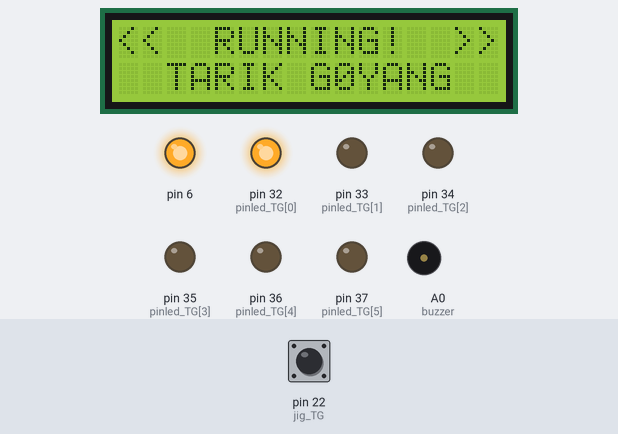
Bench run of a sketch on a simulated Arduino Mega 2560, built with avr-gcc and run on an emulated ATmega2560. On the bench: 16×2 character LCD, output pins drawn as LEDs (lit = HIGH), buzzer (waves = sounding, pin HIGH). Inputs (shaded band) come from the test bench; at power-on: pin 22 (jig_TG) HIGH. What the sketch prints to the serial monitor is not drawn.

Above: at 1.3 s.
1.4 s: pin 22 (jig_TG) pulled LOW for 0.15 s
At 1.9 s:
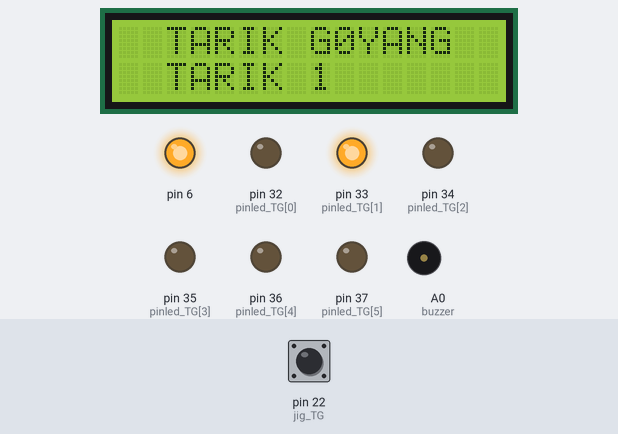
3.0 s: pin 22 (jig_TG) pulled LOW for 1 s
At 4.3 s:
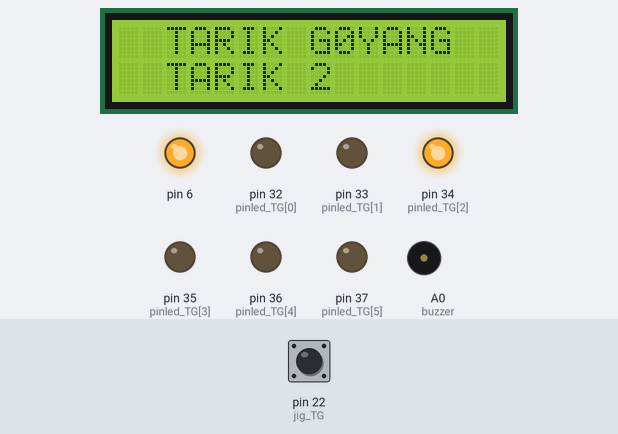
5.5 s: pin 22 (jig_TG) pulled LOW for 0.15 s
At 6.2 s:
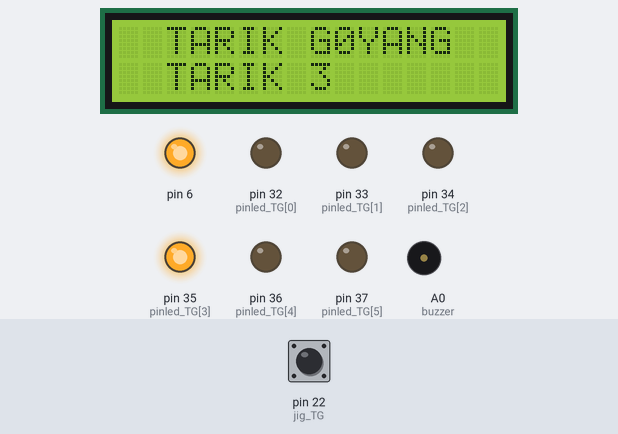
7.1 s: pin 22 (jig_TG) pulled LOW for 3.2 s
At 7.4 s:
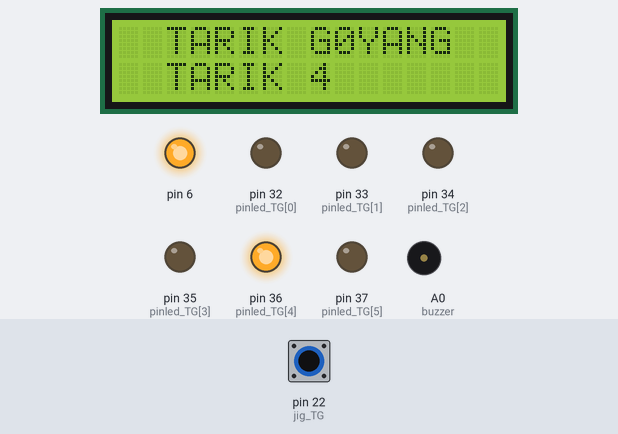
11.8 s: pin 22 (jig_TG) pulled LOW for 0.15 s
At 12.2 s:
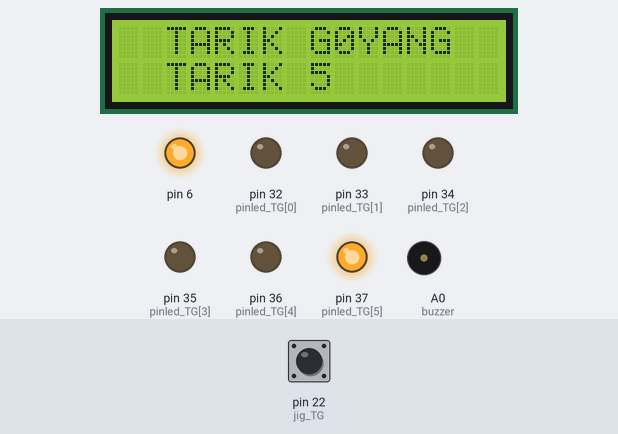
13.4 s: pin 22 (jig_TG) pulled LOW for 1 s
At 14.2 s:
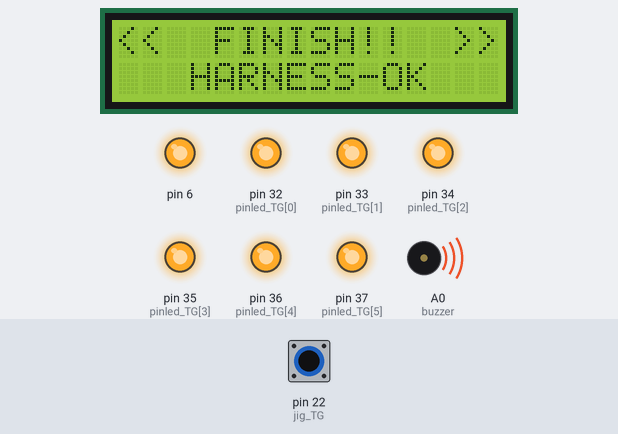
Timing chart, 0 to 16.4 s (numbered marks = the images above; inputs shaded):
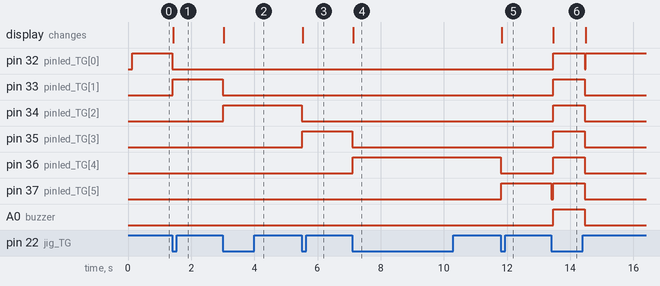

Measured:
- after the input at 1.4 s, pin 32 (pinled_TG[0]): HIGH → LOW at once; pin 33 (pinled_TG[1]): LOW → HIGH at once; the display: changes at once (image 1)
- after the input at 3.0 s, pin 33 (pinled_TG[1]): HIGH → LOW at once; pin 34 (pinled_TG[2]): LOW → HIGH at once; the display: changes at once (image 2)
- after the input at 5.5 s, pin 34 (pinled_TG[2]): HIGH → LOW at once; pin 35 (pinled_TG[3]): LOW → HIGH at once; the display: changes at once (image 3)
- after the input at 7.1 s, pin 35 (pinled_TG[3]): HIGH → LOW at once; pin 36 (pinled_TG[4]): LOW → HIGH at once; the display: changes at once (image 4)
- after the input at 11.8 s, pin 36 (pinled_TG[4]): HIGH → LOW at once; pin 37 (pinled_TG[5]): LOW → HIGH at once; the display: changes at once (image 5)
- after the input at 13.4 s, pin 32 (pinled_TG[0]): LOW → HIGH after 0.06 s, → LOW 1.0 s later, → HIGH 0.03 s later; pin 33 (pinled_TG[1]): LOW → HIGH after 0.06 s, → LOW 1.0 s later

The sketch:

C.ino
```cpp
#include <LiquidCrystal_I2C.h>
#include <Wire.h>
#include <EEPROM.h>
LiquidCrystal_I2C lcd(0x27, 16, 2);


#define jig_TG 22
#define buzzer A0

const int led_TG = 6;
const int pinled_TG[led_TG] = {32,33,34,35,36,37};
int count_TG = 0;


void setup() {
  Serial2.begin(115200);
  pinMode(6, OUTPUT);
  digitalWrite(6, HIGH);
  Wire.begin();
  lcd.begin();
  lcd.backlight();
  lcd.setCursor(0, 0);
  lcd.print("<<  BISMILLAH >>");
  lcd.setCursor(0, 1);
  lcd.print("<<   TARGET   >>");

  for (int i = 0; i < led_TG; i++)
  { pinMode(jig_TG, INPUT_PULLUP);
    pinMode(pinled_TG[i], OUTPUT);
  }
  pinMode(buzzer,OUTPUT);

  Serial.begin(9600);
  lcd.clear();
  lcd.setCursor(0, 0);
  lcd.print("<<  RUNNING!  >>");
  lcd.setCursor(0, 1);
  lcd.print("  TARIK G0YANG  ");
  digitalWrite(pinled_TG[0],HIGH);

}

void loop() {

  if(digitalRead(jig_TG)==LOW)
  {
    digitalWrite(pinled_TG[count_TG],LOW);
   count_TG++;
   lcd.setCursor(8, 1);
  lcd.print("                ");
   digitalWrite(pinled_TG[count_TG],HIGH);
  lcd.setCursor(0, 0);
  lcd.print("  TARIK G0YANG  ");
  lcd.setCursor(8, 1);
  lcd.print(count_TG);

  if(count_TG==6)
  {
    count_TG=0;
    finish();
   }
   delay(500);
   while(digitalRead(jig_TG)==LOW);
  Serial.print("  TARIK G0YANG  ");
    Serial.print(count_TG);
    Serial.println(" kali ");
  }

  /*
  for (int i = 0; i < led_TG; i++)
   digitalRead(pinled_TG);

  if (digitalRead(jig_TG)==HIGH){
    digitalWrite(pinled_TG,HIGH);
  }
  else {
    digitalWrite(pinled_TG,LOW);
    count_TG++;
    count_TG++;
  }
    Serial.print("  TARIK G0YANG  ");
    Serial.print(count_TG);
    Serial.println(" kali ");

  if (count_TG>=4){
   digitalWrite(pinled_TG, LOW);
   }
   */
}
```

finish.ino
```cpp
void finish()
{
  lcd.setCursor(0, 0);
  lcd.print("<<  FINISH!!  >>");
  lcd.setCursor(0, 1);
  lcd.print("   HARNESS-OK   ");
  digitalWrite(buzzer, HIGH);
  for(int i=0; i<6; i++)
  {
  digitalWrite(pinled_TG[i],HIGH);
  }
  delay(1000);
  digitalWrite(buzzer, LOW);

  for(int i=0; i<6; i++)
  {
  digitalWrite(pinled_TG[i],LOW);
  }

  lcd.clear();
  lcd.setCursor(0, 0);
  lcd.print("<<  RUNNING!  >>");
  lcd.setCursor(0, 1);
  lcd.print("  TARIK G0YANG  ");
  digitalWrite(pinled_TG[0],HIGH);
}
```
